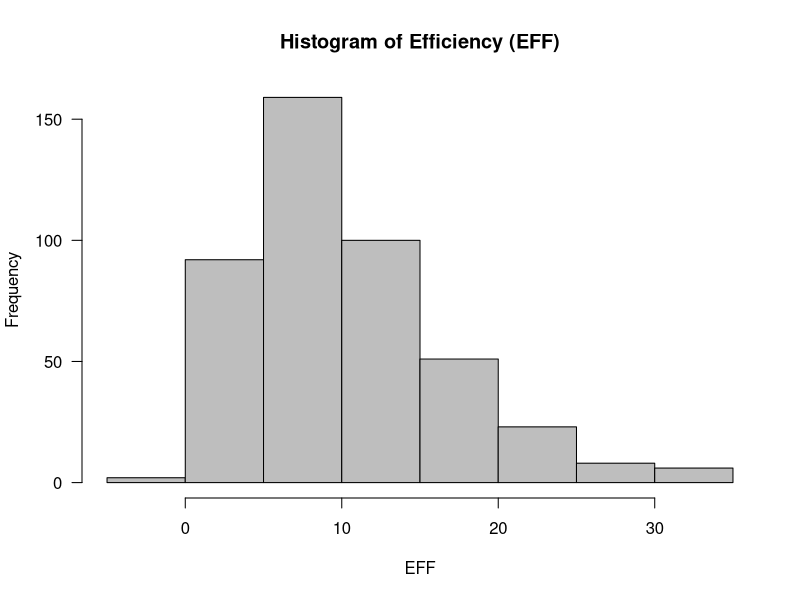
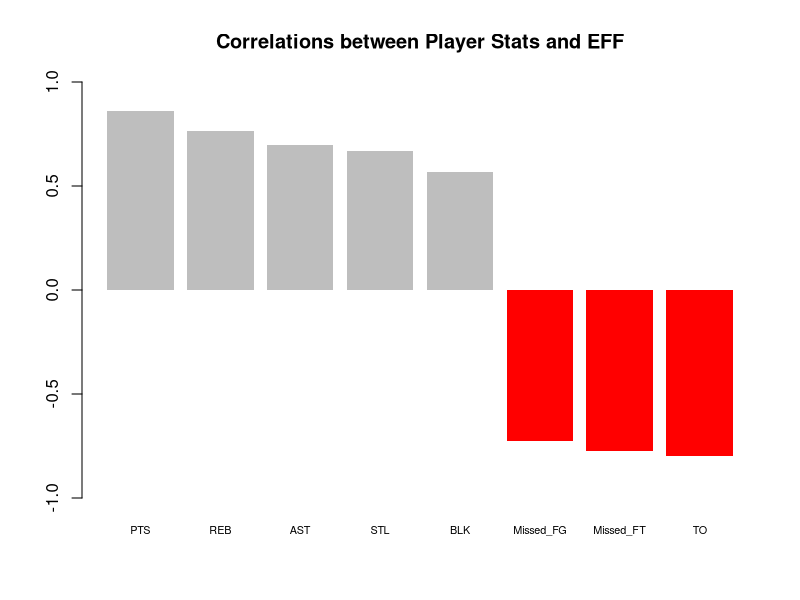
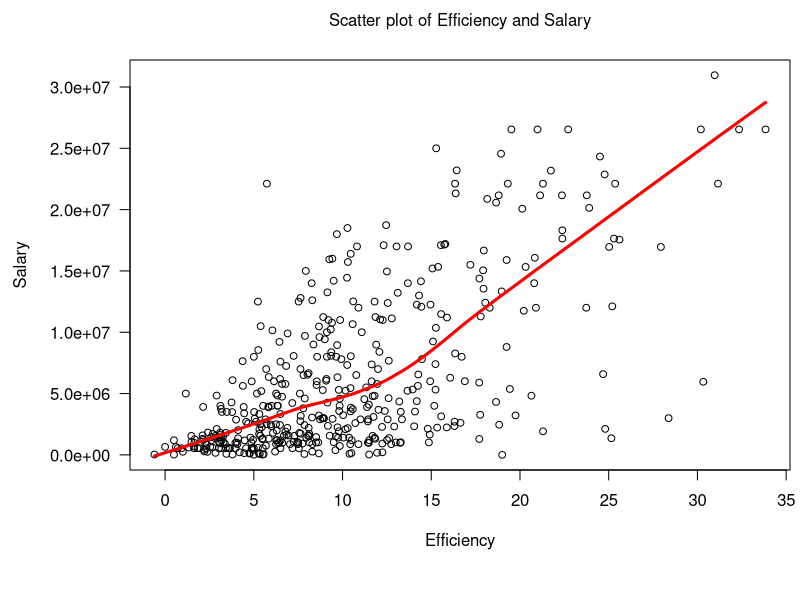
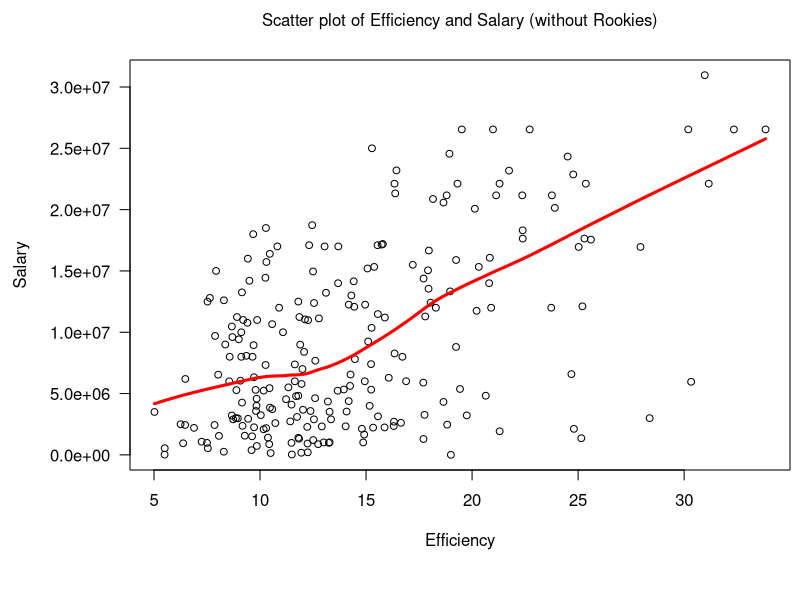

The R script that drew these images, in order:
## ---- chunk 1
knitr::opts_chunk$set(echo = TRUE)
## ---- chunk 2
dat1 <- read.csv("data/nba2017-player-statistics.csv", colClasses = 
                   c("character", "character", "factor", "character", "real", rep("integer", 19)))
levels(dat1$Position) <- c("center", "power_fwd", "point_guard", "small_fwd", "shoot_guard")
str(dat1)
## ---- chunk 3
library(readr)
dat2 <- data.frame(read_csv("data/nba2017-player-statistics.csv", col_types = cols(
  .default = col_integer(),
  Player = col_character(),
  Team = col_character(),
  Experience = col_character(),
  Position = col_factor(c("C", "PF", "PG", "SF", "SG")),
  Salary = col_double()
)
)
)

levels(dat2$Position) <- c("center", "power_fwd", "point_guard", "small_fwd", "shoot_guard")
str(dat2)
## ---- chunk 4
dat1$Experience[dat1$Experience == "R"] <- "0"
dat1$Experience <- as.integer(dat1$Experience)
typeof(dat1$Experience)
## ---- chunk 5
dat1$Missed_FG <- dat1$FGA - dat1$FGM
dat1$Missed_FT <- dat1$FTA - dat1$FTM
dat1$PTS <- dat1$Points3*3 + dat1$Points2*2 + dat1$FTM
dat1$REB <- dat1$OREB + dat1$DREB
dat1$MPG <- dat1$MIN/dat1$GP

dat1$EFF <- (dat1$PTS + dat1$REB + dat1$AST + dat1$STL + dat1$BLK - dat1$Missed_FG - dat1$Missed_FT - dat1$TO) / dat1$GP
summary(dat1$EFF)

hist(dat1$EFF, main = "Histogram of Efficiency (EFF)", xlab = "EFF", ylab = "Frequency", las = 1, col = "grey")

EFF_order <- dat1[order(dat1$EFF, decreasing = T),]
EFF_order[1:5, c("Player", "Team", "Salary", "EFF")]

dat1$Player[dat1$EFF<0]

cor_PTS <- cor(dat1$PTS, dat1$EFF)
cor_PTS

cor_REB <- cor(dat1$REB, dat1$EFF)
cor_REB

cor_AST <- cor(dat1$AST, dat1$EFF)
cor_AST

cor_STL <- cor(dat1$STL, dat1$EFF)
cor_STL

cor_BLK <- cor(dat1$BLK, dat1$EFF)
cor_BLK

cor_Missed_FG <- -cor(dat1$Missed_FG, dat1$EFF)
cor_Missed_FG

cor_Missed_FT <- -cor(dat1$Missed_FT, dat1$EFF)
cor_Missed_FT

cor_TO <- -cor(dat1$TO, dat1$EFF)
cor_TO

overall_cor <- c(cor_PTS, cor_REB, cor_AST, cor_STL, cor_BLK, cor_Missed_FG, cor_Missed_FT, cor_TO)
overall_cor <- sort(overall_cor, decreasing = T)
overall_cor

color <- c("red", "grey")[(overall_cor > 0)+1]

barplot(overall_cor, main = "Correlations between Player Stats and EFF", ylim = c(-1.0, 1.0), names.arg = c("PTS", "REB", "AST", "STL", "BLK", "Missed_FG", "Missed_FT", "TO"), col = color, border = NA, cex.names = 0.65)
## ---- chunk 6
par(mar = c(6.5, 6.5, 3, 0.5))
plot(dat1$EFF, dat1$Salary, xlab = "", ylab = "", las = 1, cex = 0.9)
mtext(side=1, text="Efficiency", line=3)
mtext(side=2, text="Salary", line=5)
mtext(side=3, text="Scatter plot of Efficiency and Salary", line=1.5)
lines(lowess(dat1$EFF, dat1$Salary), lwd = 3, col = "red")

linear_cor <- cor(dat1$EFF, dat1$Salary)
linear_cor
## ---- chunk 7
dat1$Player[dat1$MPG >=20]
Player2 <- dat1[dat1$MPG >=20, ]
par(mar = c(6.5, 6.5, 3, 0.5))
plot(Player2$EFF, Player2$Salary, xlab = "", ylab = "", las = 1, cex = 0.9)
mtext(side=1, text="Efficiency", line=3)
mtext(side=2, text="Salary", line=5)
mtext(side=3, text="Scatter plot of Efficiency and Salary (without Rookies)", line=1.5)
lines(lowess(Player2$EFF, Player2$Salary), lwd = 3, col = "red")

linear_cor2 <- cor(Player2$EFF, Player2$Salary)
linear_cor2
